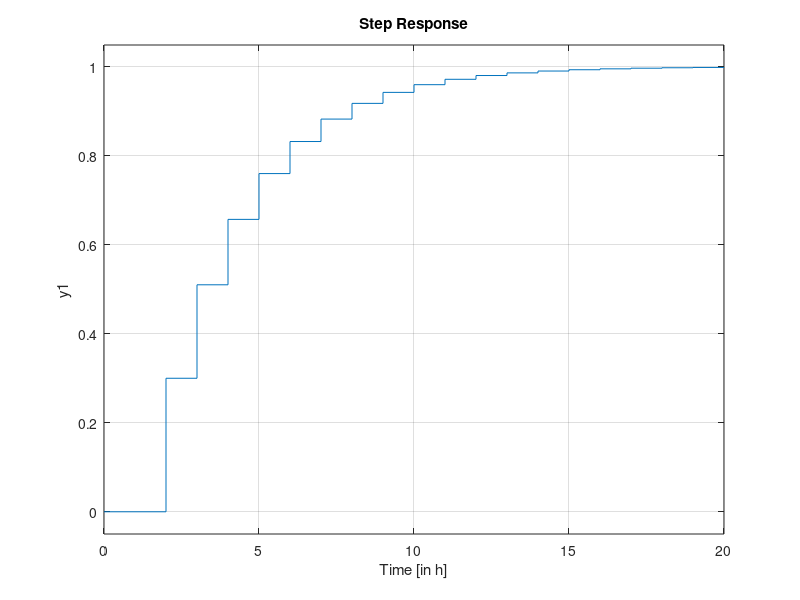
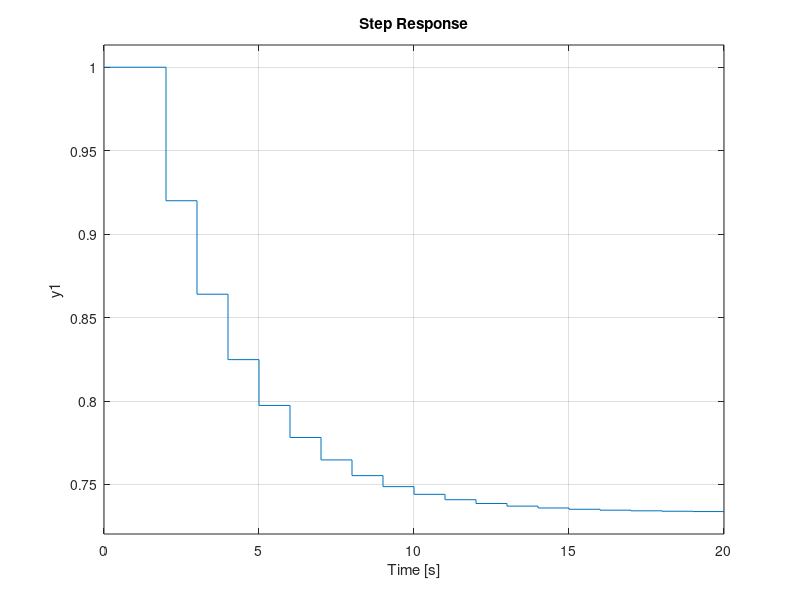

These charts were generated, in order, by the following MATLAB code:
Hc = tf(0.3, [1, -0.7, 0], -1)

figure(1)
clf
step(Hc, 0:20)
xlabel('Time [in h]')

% With observer pole in 0.5
num = [ 1.   -1.2   0.32 ]
den = [ 1.   -1.2   0.35 ]

% With deadbeat observer
num = [ 1.   -0.7  -0.08  0.  ]
den = [ 1.  -0.7  0.   0. ]

Hd = tf(num, den, -1)

figure(2)
clf
step(Hd, 0:20)
